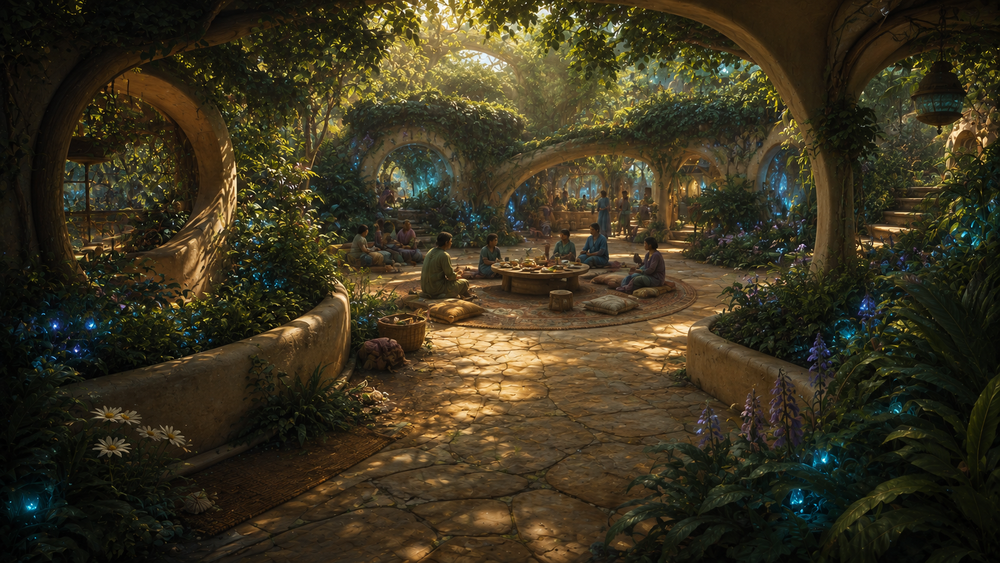
#> input picture visual-novel/game/images/backgrounds/community-courtyard.png, 1000 x 563 px, shrunk from 1672 x 941 before the run
$ python -i character_layout.py   (imports and definitions only)
#> lines starting #> are read from the running program, lines starting #| are printed output that depends on the picture
"""Measure sprite silhouettes and check the reviewed standing-character scale."""
from pathlib import Path
import argparse
import hashlib
import json

from PIL import Image, ImageChops

PROJECT = Path(__file__).resolve().parents[1]


def measure(path):
    with Image.open(path) as image:
#> image is the input picture: PIL image 1000x563 RGB; mean R, G, B 58.1, 51, 30.9
        if image.mode == "RGBA":
            mask = image.getchannel("A").point(lambda value: 255 if value >= 128 else 0)
        else:
            red, green, blue = image.convert("RGB").split()
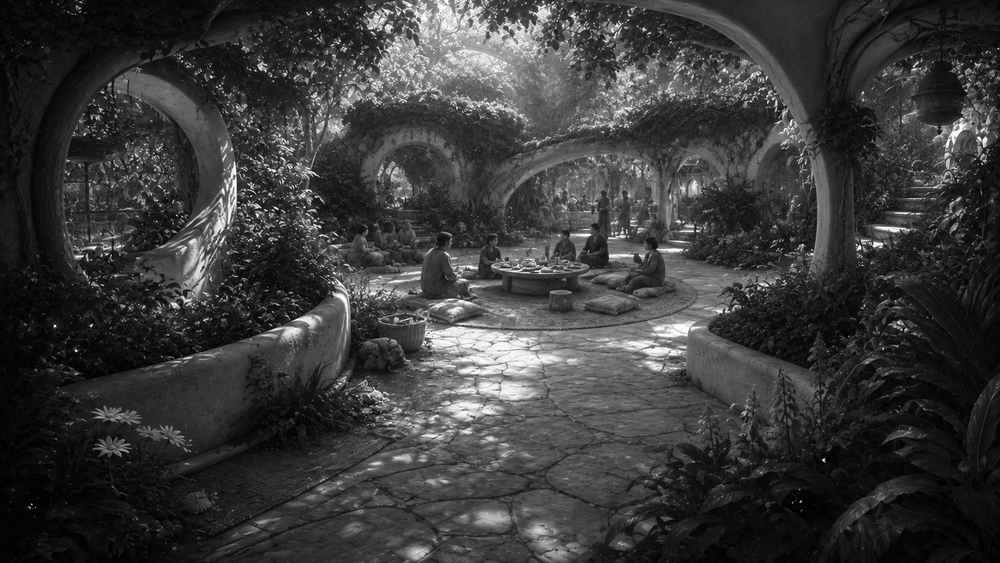
#> red: PIL image 1000x563 L; min 0, max 255, mean 58.1
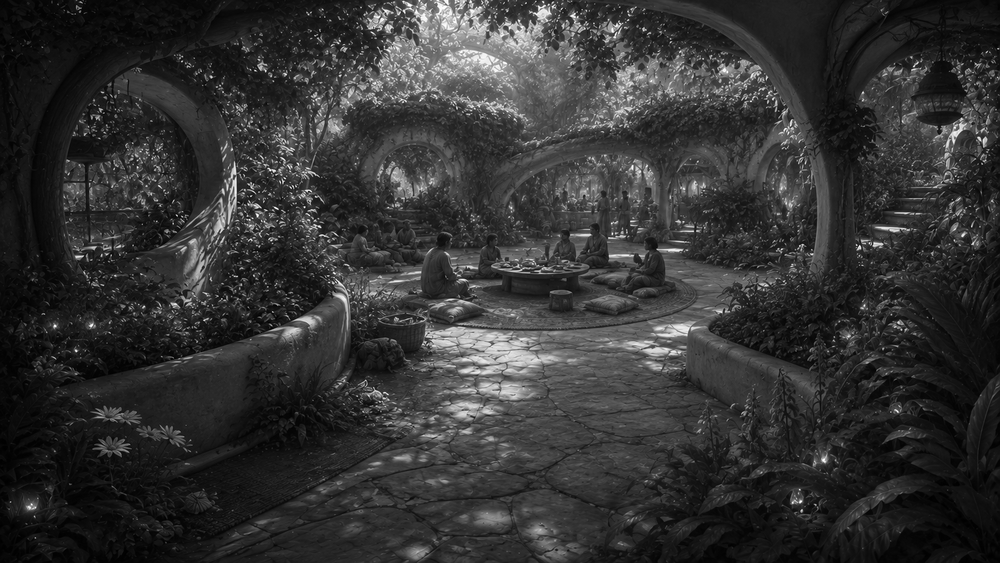
#> green: PIL image 1000x563 L; min 0, max 255, mean 51
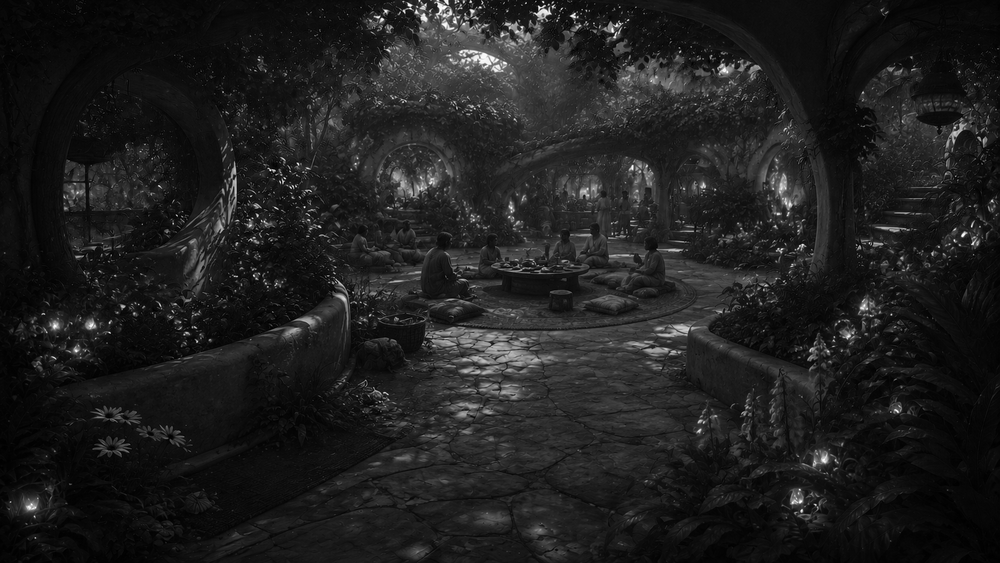
#> blue: PIL image 1000x563 L; min 0, max 255, mean 30.9
            dominance = ImageChops.subtract(green, ImageChops.lighter(red, blue))
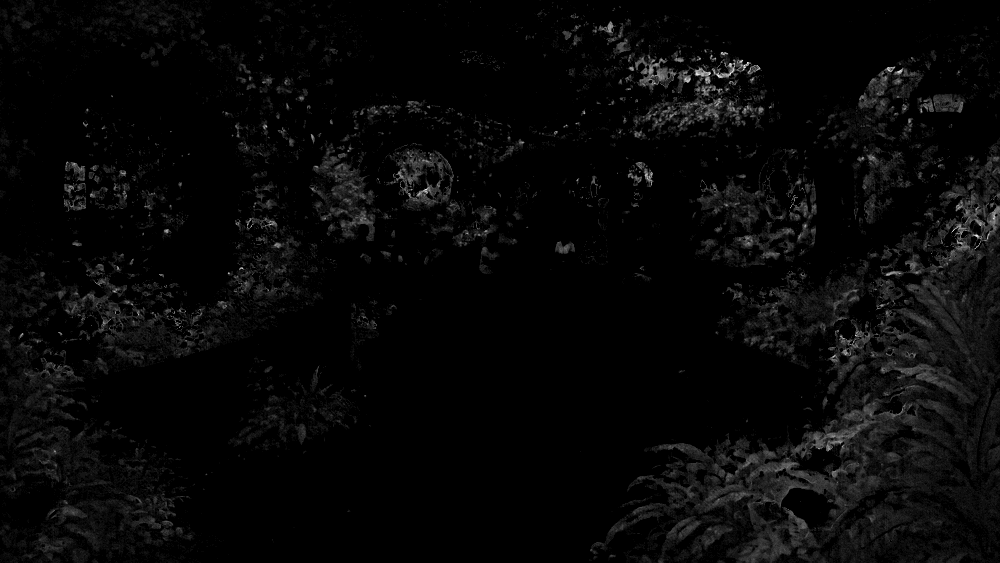
#> dominance: PIL image 1000x563 L; min 0, max 35, mean 1.1; drawn with min black and max white
            mask = dominance.point(lambda value: 255 if value <= 38 else 0)
#> mask: PIL image 1000x563 L; every value is 255
        bounds = mask.getbbox()
#> bounds = (0, 0, 1000, 563)
        assert bounds, f"Empty character silhouette: {path}"
        return list(image.size), list(bounds)


# [43 lines left out: functions check, check_renders, not called in this run]


# [7 lines not run here, left out]

>>> result = measure('../game/images/backgrounds/community-courtyard.png')
#> result = ([1000, 563], [0, 0, 1000, 563])

$ run again, on visual-novel/game/images/backgrounds/book-one/dome.png
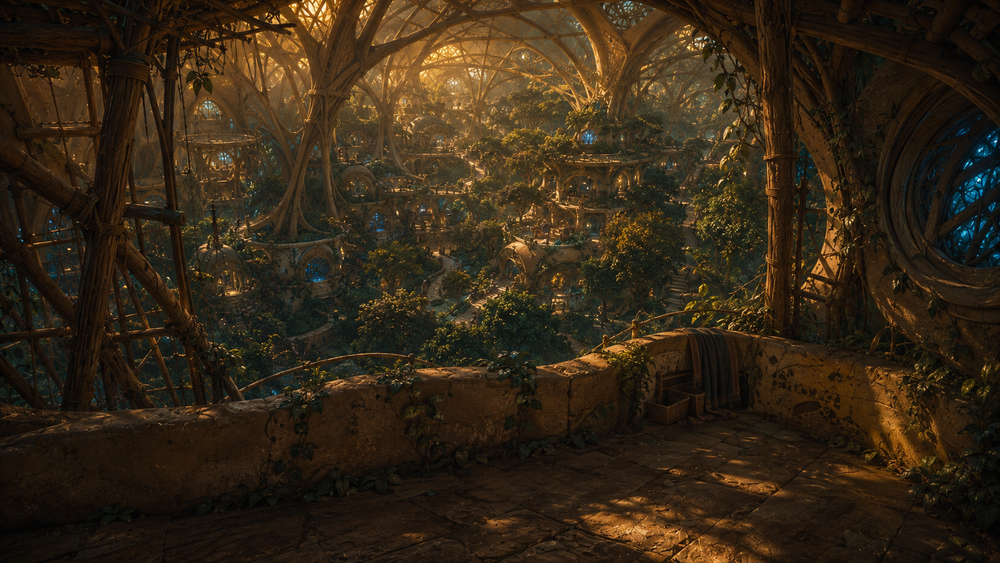
#> input picture visual-novel/game/images/backgrounds/book-one/dome.png, 1000 x 563 px, shrunk from 1672 x 941 before the run
#> in measure, image is the input picture: PIL image 1000x563 RGB; mean R, G, B 52.6, 39.2, 22.2
#> in measure, `red, green, blue = image.convert("RGB").split()`:
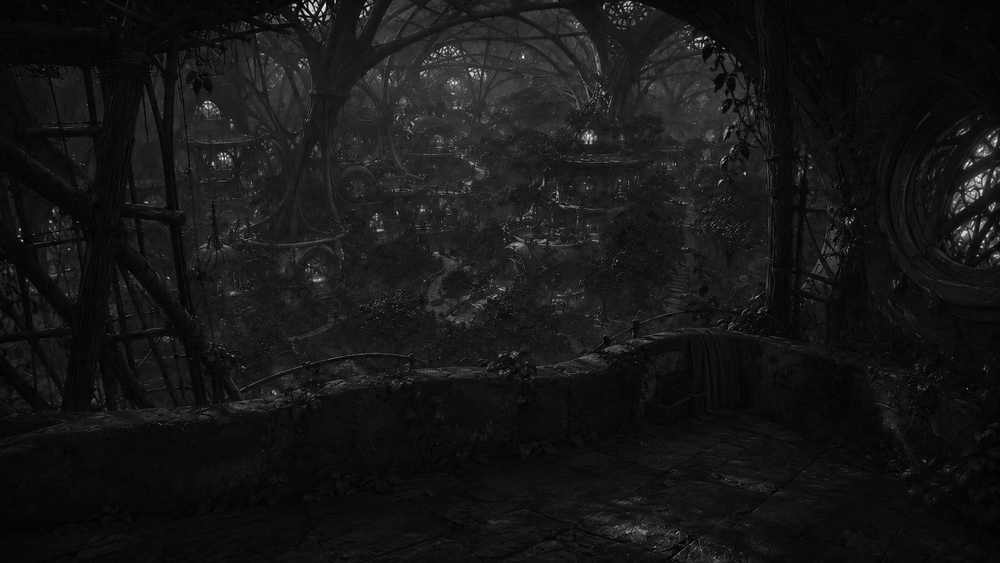
#> blue: PIL image 1000x563 L; min 0, max 255, mean 22.2
#> in measure, `dominance = ImageChops.subtract(green, ImageChops.lighter(red, blue))`:
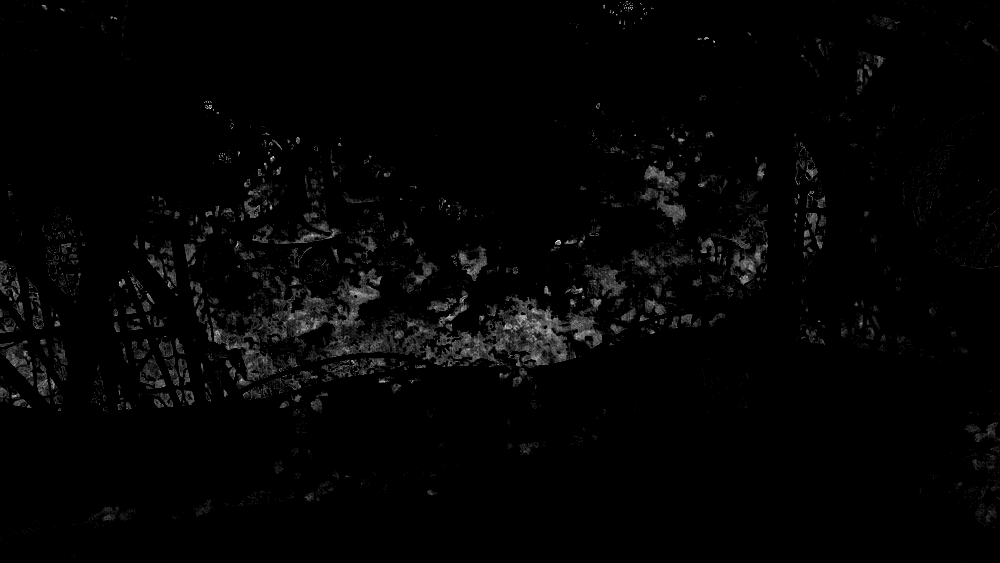
#> dominance: PIL image 1000x563 L; min 0, max 20, mean 0.329; drawn with min black and max white
#> mask: PIL image 1000x563 L; every value is 255
#> bounds = (0, 0, 1000, 563)
#> result = ([1000, 563], [0, 0, 1000, 563])
